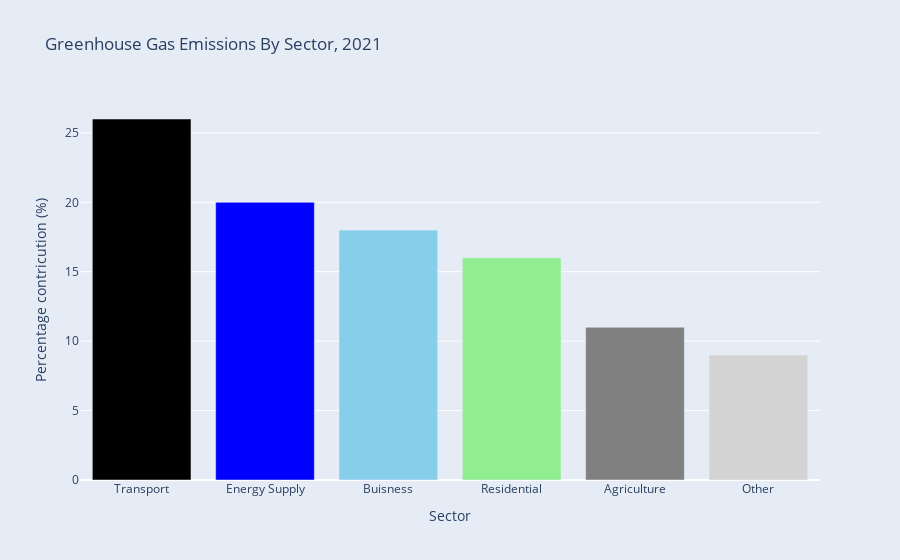

This figure's notebook cell:
### Markdown cell above
### 4.3 Plotting GHG (Green House Gas) emmisions by sector, 2021

### Code cell
# Plot GHG emmisions by sector in the UK 2021
labels = ['Transport', 'Energy Supply', 'Buisness','Residential', 'Agriculture', 'Other']
values = [26, 20, 18, 16, 11, 9]

fig = go.Figure(go.Bar(
    x=labels,
    y=values,
    marker=dict(color=['black','blue', 'skyblue' , 'lightgreen', 'gray', 'lightgray']))
)

fig.update_layout(title_text='Greenhouse Gas Emissions By Sector, 2021',
        xaxis_title='Sector',
        yaxis_title='Percentage contricution (%)',
        showlegend=False,
        paper_bgcolor='#E5ECF6')

fig.write_image("figures\ghg_emmisions_by_sec.pdf")

fig.show()

### Figure 1 — Plotly figure (JSON) as saved in the notebook; plotly's stock layout.template omitted (floating-point values rounded to 4 significant figures)
{"data": [{"marker": {"color": ["black", "blue", "skyblue", "lightgreen", "gray", "lightgray"]}, "type": "bar", "x": ["Transport", "Energy Supply", "Buisness", "Residential", "Agriculture", "Other"], "y": [26, 20, 18, 16, 11, 9]}], "layout": {"paper_bgcolor": "#E5ECF6", "showlegend": false, "title": {"text": "Greenhouse Gas Emissions By Sector, 2021"}, "xaxis": {"title": {"text": "Sector"}}, "yaxis": {"title": {"text": "Percentage contricution (%)"}}}}
